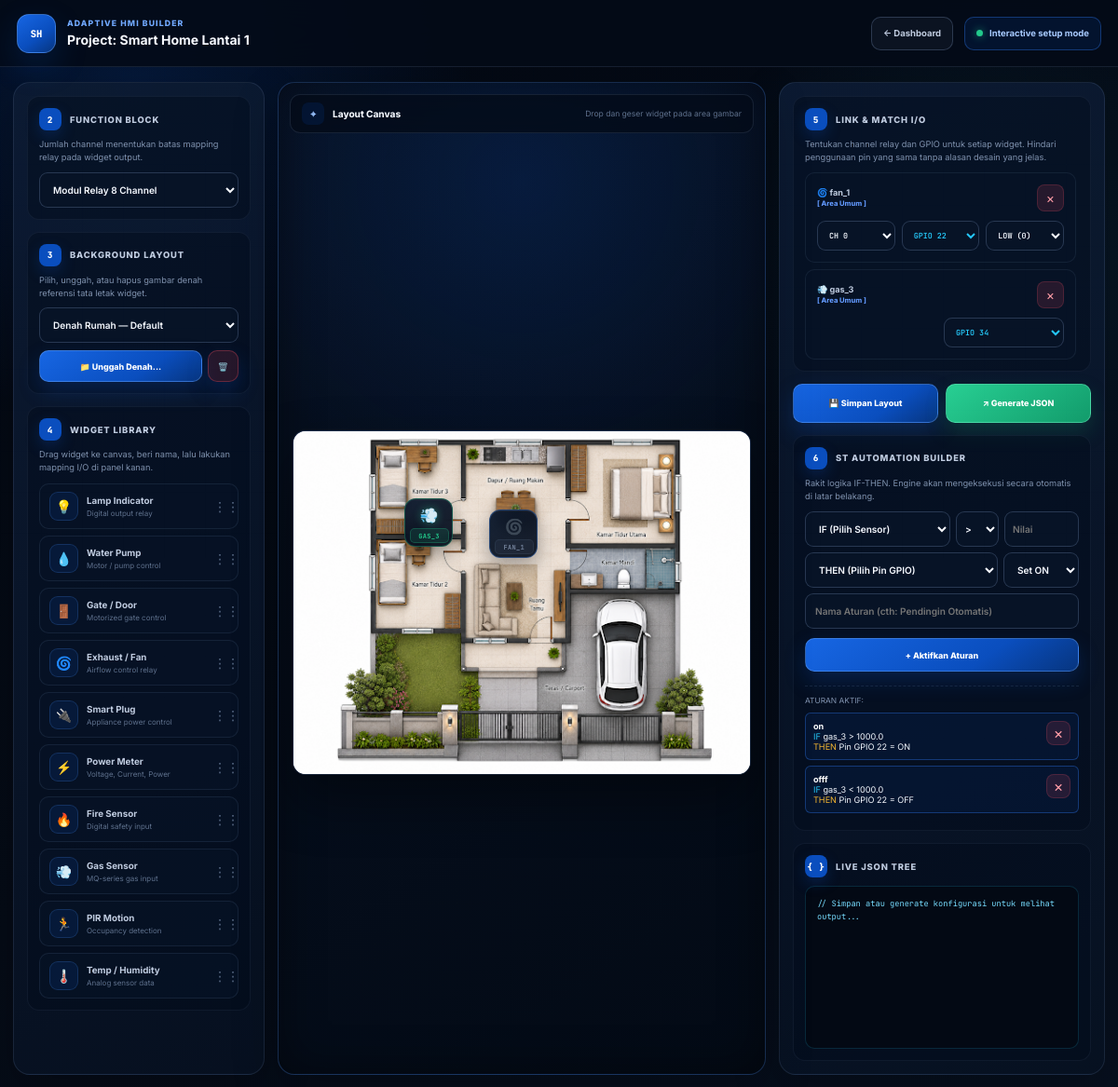
The app's page /studio/1 (signed in) with its own data.
### models.py (models this page shows)
class Project(db.Model):
  __tablename__ = 'projects'
  id = db.Column(db.Integer, primary_key=True)
  name = db.Column(db.String(100), nullable=False, default="Smart Home Project")
  domain_type = db.Column(db.String(50), default="smarthome")
  background_image = db.Column(
      db.String(255), default="/static/images/denah_rumah.png"
  )
  canvas_width = db.Column(db.Integer, default=800)
  canvas_height = db.Column(db.Integer, default=600)
  generated_json = db.Column(db.Text, nullable=True)
  updated_at = db.Column(db.Integer, default=lambda: int(time.time()))
  controllers = db.relationship(
      'ControllerBoard',
      backref='project',
      lazy=True,
      cascade="all, delete-orphan",
  )
  widgets = db.relationship(
      'WidgetNode', backref='project', lazy=True, cascade="all, delete-orphan"
  )
  automation_rules = db.relationship(
      'AutomationRule', backref='project', lazy=True, cascade="all, delete-orphan"
  )

class FunctionBlock(db.Model):
  __tablename__ = 'function_blocks'
  id = db.Column(db.Integer, primary_key=True)
  board_id = db.Column(
      db.Integer, db.ForeignKey('controller_boards.id'), nullable=False
  )
  fb_identifier = db.Column(db.String(50), nullable=False)
  module_type = db.Column(db.String(50), default="RELAY_8CH")
  total_channels = db.Column(db.Integer, default=8)
  mappings = db.relationship(
      'IOMapping',
      backref='function_block',
      lazy=True,
      cascade="all, delete-orphan",
  )

class AutomationRule(db.Model):
  __tablename__ = 'automation_rules'
  id = db.Column(db.Integer, primary_key=True)
  project_id = db.Column(
      db.Integer, db.ForeignKey('projects.id'), nullable=False
  )
  rule_name = db.Column(db.String(100), nullable=False)
  condition_widget = db.Column(db.String(50), nullable=False) # misal: "temp_2"
  condition_operator = db.Column(db.String(10), nullable=False) # ">", "<", "=="
  condition_value = db.Column(db.Float, nullable=False) # misal: 30.5
  action_widget = db.Column(db.String(50), nullable=False) # misal: "exhaust"
  action_state = db.Column(db.Boolean, nullable=False) # True (ON) / False (OFF)
  is_active = db.Column(db.Boolean, default=True)
  last_triggered_state = db.Column(db.Boolean, nullable=True, default=None)

### app.py (the view)
@app.route('/studio/<int:project_id>')
@login_required
def open_studio(project_id):
  proj = Project.query.get_or_404(project_id)
  board = ControllerBoard.query.filter_by(project_id=proj.id).first()
  fb_list = FunctionBlock.query.filter_by(board_id=board.id).all() if board else []
  widgets = WidgetNode.query.filter_by(project_id=proj.id).all()
  rules = AutomationRule.query.filter_by(project_id=proj.id).all()
  widgets_data = []
  for w in widgets:
    icons_map = {
        'LAMP_INDICATOR': '💡', 'PUMP_CONTROL': '💧', 'GATE_CONTROL': '🚪',
        'FAN_CONTROL': '🌀', 'SMART_PLUG': '🔌', 'SENSOR_FIRE': '🔥',
        'SENSOR_GAS': '💨', 'SENSOR_PIR': '🏃', 'SENSOR_TEMP': '🌡️', 'SENSOR_POWER': '⚡'
    }
    icon_str = icons_map.get(w.widget_type, '◉')
    widgets_data.append({
        "id": f"w_{w.id}",
        "widget_id": w.widget_id,
        "label_name": w.label_name,
        "zone_name": w.zone_name if hasattr(w, 'zone_name') else 'Area Umum',
        "widget_type": w.widget_type,
        "pos_x": w.pos_x,
        "pos_y": w.pos_y,
        "icon": icon_str,
        "mapping": {
            "channel_index": w.mapping.channel_index if w.mapping else 0,
            "gpio_pin": w.mapping.gpio_pin if w.mapping else 23,
            "active_low": w.mapping.active_low if (w.mapping and hasattr(w.mapping, 'active_low')) else False,
        },
    })
  return render_template(
      'studio.html',
      project=proj, board=board, function_blocks=fb_list,
      widgets_json=json.dumps(widgets_data),
      rules=rules
  )

### app.py (called while the page is built)
def login_required(f):
    @wraps(f)
    def decorated_function(*args, **kwargs):
        if 'logged_in' not in session:
            return redirect(url_for('login'))
        return f(*args, **kwargs)
    return decorated_function

### templates/studio.html (shortened to what this page needs)
<!DOCTYPE html>
<html lang="id">
<head>
    <link rel="stylesheet" href="{{ url_for('static', filename='style.css') }}">
</head>
<body class="studio-page">
    <header class="studio-header">
        <div class="studio-brand">
            <div class="studio-brand-mark">SH</div>
            <div class="studio-brand-copy">
                <small>ADAPTIVE HMI BUILDER</small>
                <strong>Project: {{ project.name }}</strong>
            </div>
        </div>
        <div class="studio-header-actions">
            <a href="/" class="studio-nav-link">← Dashboard</a>
            <span class="studio-mode-badge"><i></i> Interactive setup mode</span>
        </div>
    </header>
    <div class="studio-container">
        <aside class="studio-panel">
            <section class="studio-panel-section">
                <div class="panel-heading">
                    <span class="panel-heading-number">2</span>
                    Function Block
                </div>
                <p class="panel-helper">Jumlah channel menentukan batas mapping relay pada widget output.</p>
                <select id="relay-select" class="form-select" onchange="onRelayChanged()">
                    <option value="RELAY_8CH" {% if not function_blocks or function_blocks[0].module_type == 'RELAY_8CH' %}selected{% endif %}>Modul Relay 8 Channel</option>
                </select>
            </section>
            <section class="studio-panel-section">
                <div class="panel-heading">
                    <span class="panel-heading-number">3</span>
                    Background Layout
                </div>
                <p class="panel-helper">Pilih, unggah, atau hapus gambar denah referensi tata letak widget.</p>
                <select id="denah-select" class="form-select" onchange="onDenahChanged()">
                    <option value="/static/images/denah_rumah.png" {% if project.background_image == '/static/images/denah_rumah.png' %}selected{% endif %}>Denah Rumah — Default</option>
                </select>
                <div style="display: grid; grid-template-columns: 1fr auto; gap: 6px; margin-top: 8px;">
                    <button type="button" class="btn-action" style="min-height: 34px;" onclick="document.getElementById('file-input-denah').click()">
                        📁 Unggah Denah...
                    </button>
                    <button type="button" class="btn-action" style="min-height: 34px; background: var(--red-soft); border-color: rgba(255,82,99,0.3); color: #ff9ca6; padding: 0 10px;" onclick="handleDeleteDenah()" title="Hapus Denah Terunggah & Kembali ke Default">
                        🗑️
                    </button>
                </div>
            </section>
            <section class="studio-panel-section">
                <div class="panel-heading">
                    <span class="panel-heading-number">4</span>
                    Widget Library
                </div>
                <p class="panel-helper">Drag widget ke canvas, beri nama, lalu lakukan mapping I/O di panel kanan.</p>
                <div class="catalog-list">
                    <div class="catalog-item" draggable="true" ondragstart="drag(event)" data-type="LAMP_INDICATOR" data-icon="💡" data-label="LAMPU">
                        <span class="catalog-icon">💡</span>
                        <span class="catalog-copy"><strong>Lamp Indicator</strong><small>Digital output relay</small></span>
                        <span class="catalog-drag">⋮⋮</span>
                    </div>
                    <div class="catalog-item" draggable="true" ondragstart="drag(event)" data-type="PUMP_CONTROL" data-icon="💧" data-label="PUMP">
                        <span class="catalog-icon">💧</span>
                        <span class="catalog-copy"><strong>Water Pump</strong><small>Motor / pump control</small></span>
                        <span class="catalog-drag">⋮⋮</span>
                    </div>
                    <div class="catalog-item" draggable="true" ondragstart="drag(event)" data-type="GATE_CONTROL" data-icon="🚪" data-label="GATE">
                        <span class="catalog-icon">🚪</span>
                        <span class="catalog-copy"><strong>Gate / Door</strong><small>Motorized gate control</small></span>
                        <span class="catalog-drag">⋮⋮</span>
                    </div>
                    <div class="catalog-item" draggable="true" ondragstart="drag(event)" data-type="FAN_CONTROL" data-icon="🌀" data-label="FAN">
                        <span class="catalog-icon">🌀</span>
                        <span class="catalog-copy"><strong>Exhaust / Fan</strong><small>Airflow control relay</small></span>
                        <span class="catalog-drag">⋮⋮</span>
                    </div>
                    <div class="catalog-item" draggable="true" ondragstart="drag(event)" data-type="SMART_PLUG" data-icon="🔌" data-label="PLUG">
                        <span class="catalog-icon">🔌</span>
                        <span class="catalog-copy"><strong>Smart Plug</strong><small>Appliance power control</small></span>
                        <span class="catalog-drag">⋮⋮</span>
                    </div>
                     <div class="catalog-item" draggable="true" ondragstart="drag(event)" data-type="SENSOR_POWER" data-icon="⚡" data-label="POWER">
                        <span class="catalog-icon">⚡</span>
                        <span class="catalog-copy"><strong>Power Meter</strong><small>Voltage, Current, Power</small></span>
                        <span class="catalog-drag">⋮⋮</span>
                    </div>
                    <div class="catalog-item" draggable="true" ondragstart="drag(event)" data-type="SENSOR_FIRE" data-icon="🔥" data-label="FIRE">
                        <span class="catalog-icon">🔥</span>
                        <span class="catalog-copy"><strong>Fire Sensor</strong><small>Digital safety input</small></span>
                        <span class="catalog-drag">⋮⋮</span>
                    </div>
                    <div class="catalog-item" draggable="true" ondragstart="drag(event)" data-type="SENSOR_GAS" data-icon="💨" data-label="GAS">
                        <span class="catalog-icon">💨</span>
                        <span class="catalog-copy"><strong>Gas Sensor</strong><small>MQ-series gas input</small></span>
                        <span class="catalog-drag">⋮⋮</span>
                    </div>
                    <div class="catalog-item" draggable="true" ondragstart="drag(event)" data-type="SENSOR_PIR" data-icon="🏃" data-label="PIR">
                        <span class="catalog-icon">🏃</span>
                        <span class="catalog-copy"><strong>PIR Motion</strong><small>Occupancy detection</small></span>
                        <span class="catalog-drag">⋮⋮</span>
                    </div>
                    <div class="catalog-item" draggable="true" ondragstart="drag(event)" data-type="SENSOR_TEMP" data-icon="🌡️" data-label="TEMP">
                        <span class="catalog-icon">🌡️</span>
                        <span class="catalog-copy"><strong>Temp / Humidity</strong><small>Analog sensor data</small></span>
                        <span class="catalog-drag">⋮⋮</span>
                    </div>
                </div>
            </section>
        </aside>
        <main class="canvas-shell">
            <div class="canvas-topbar">
                <div class="canvas-topbar-title"><span>⌖</span> Layout Canvas</div>
                <div class="canvas-topbar-hint">Drop dan geser widget pada area gambar</div>
            </div>
            <div class="canvas-area" id="canvas-workspace" ondrop="drop(event)" ondragover="allowDrop(event)">
                <div class="canvas-stage" id="canvas-stage">
                    <img src="{{ project.background_image }}" class="canvas-img" id="denah-target" alt="Denah target">
                </div>
            </div>
        </main>
        <aside class="studio-panel">
            <section class="studio-panel-section">
                <div class="panel-heading">
                    <span class="panel-heading-number">5</span>
                    Link &amp; Match I/O
                </div>
                <p class="panel-helper">Tentukan channel relay dan GPIO untuk setiap widget. Hindari penggunaan pin yang sama tanpa alasan desain yang jelas.</p>
                <div id="wiring-list" class="wiring-list"></div>
            </section>
            <div class="studio-actions">
                <button class="btn-action" type="button" onclick="saveStudioState(true)">💾 Simpan Layout</button>
                <button class="btn-action success" type="button" onclick="generateJSON({{ project.id }})">↗ Generate JSON</button>
            </div>
            <section class="studio-panel-section">
                <div class="panel-heading">
                    <span class="panel-heading-number">6</span>
                    ST Automation Builder
                </div>
                <p class="panel-helper">Rakit logika IF-THEN. Engine akan mengeksekusi secara otomatis di latar belakang.</p>
                <div style="display: grid; grid-template-columns: 1fr auto 80px; gap: 6px; margin-top: 10px;">
                    <select id="rule-if-sensor" class="form-select" style="margin-top:0;">
                        <option value="">IF (Pilih Sensor)</option>
                    </select>
                    <select id="rule-if-op" class="form-select" style="margin-top:0; padding: 0 5px;">
                        <option value=">">&gt;</option>
                    </select>
                    <input type="number" id="rule-if-val" class="form-input" style="margin-top:0; padding: 0 8px;" placeholder="Nilai">
                </div>
                <div style="display: grid; grid-template-columns: 1fr auto; gap: 6px; margin-top: 6px;">
                    <select id="rule-then-actuator" class="form-select" style="margin-top:0;">
                        <option value="">THEN (Pilih Aktuator)</option>
                    </select>
                    <select id="rule-then-state" class="form-select" style="margin-top:0;">
                        <option value="true">Set ON</option>
                    </select>
                </div>
                <input type="text" id="rule-name" class="form-input" placeholder="Nama Aturan (cth: Pendingin Otomatis)" style="margin-top: 6px;">
                <button class="btn-action" type="button" style="width: 100%; margin-top: 10px; min-height: 36px;" onclick="saveAutomationRule()">
                    + Aktifkan Aturan
                </button>
                <div style="margin-top: 15px; border-top: 1px dashed var(--line); padding-top: 10px;">
                    <div style="font-size: 0.6rem; color: var(--text-3); margin-bottom: 8px;">ATURAN AKTIF:</div>
                    {% if rules %}
                        {% for r in rules %}
                        <div style="background: rgba(10, 78, 190, 0.1); border: 1px solid var(--primary-border); padding: 8px; border-radius: 6px; margin-bottom: 6px; font-size: 0.65rem; display: flex; justify-content: space-between; align-items: flex-start;">
                            <div>
                                <strong style="color: #fff;">{{ r.rule_name }}</strong><br>
                                <span style="color: var(--cyan);">IF</span> {{ r.condition_widget }} {{ r.condition_operator }} {{ r.condition_value }} <br>
                                <span style="color: var(--amber);">THEN</span> Pin GPIO {{ r.action_widget }} = {% if r.action_state %}ON{% else %}OFF{% endif %}
                            </div>
                            <button type="button" class="btn-delete" style="width: 26px; height: 26px; font-size: 16px; padding: 0; flex-shrink: 0;" onclick="deleteAutomationRule({{ r.id }})" title="Hapus Aturan">×</button>
                        </div>
                        {% endfor %}
                    {% else %}
                        <div style="font-size: 0.65rem; color: var(--text-4); text-align: center;">Belum ada aturan.</div>
                    {% endif %}
                </div>
            </section>
            <section class="studio-panel-section json-section">
                <div class="panel-heading">
                    <span class="panel-heading-number">{ }</span>
                    Live JSON Tree
                </div>
                <div id="json-preview" class="json-preview">// Simpan atau generate konfigurasi untuk melihat output...</div>
            </section>
        </aside>
    </div>
</body>
</html>

### records on screen
Project: name "Smart Home Lantai 1", background_image "Denah Rumah — Default", background_image (picture)
FunctionBlock: module_type "Modul Relay 8 Channel"
AutomationRule: rule_name "on", condition_widget "gas_3", condition_operator ">", condition_value "1000.0", action_widget "22", action_state "ON"
AutomationRule: rule_name "offf", condition_widget "gas_3", condition_operator "<", condition_value "1000.0", action_widget "22", action_state "OFF"
